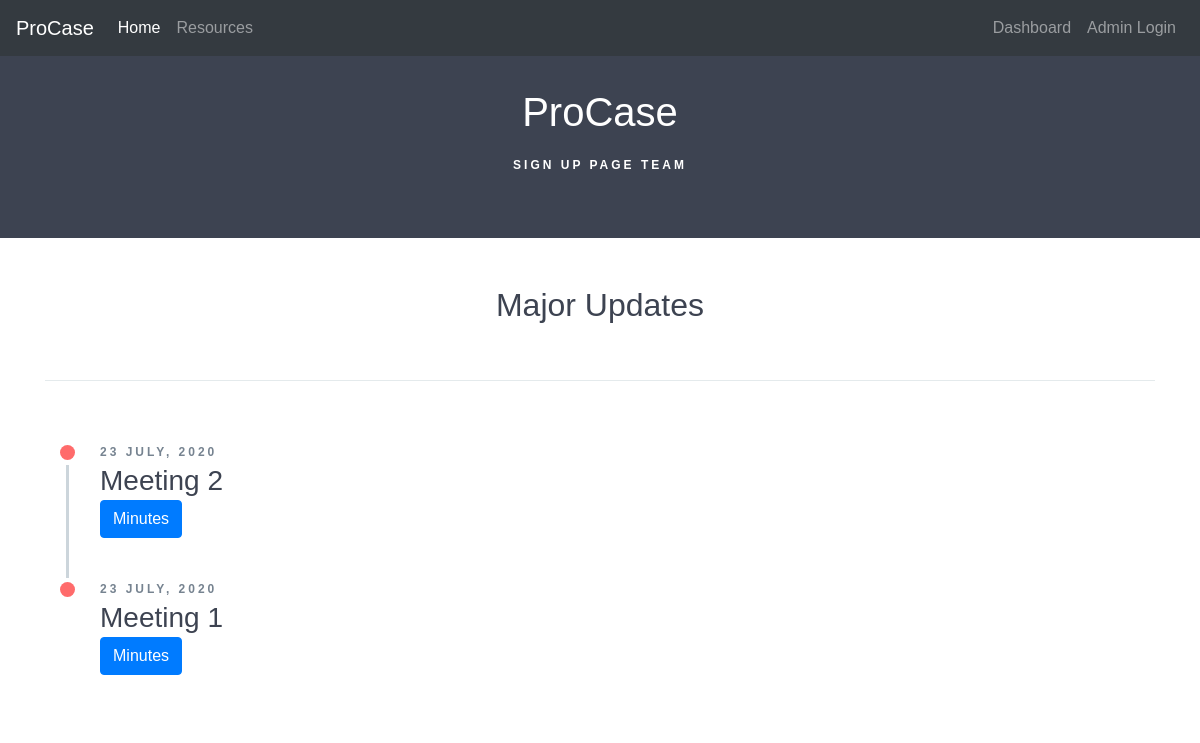
Before: / with the older database file.
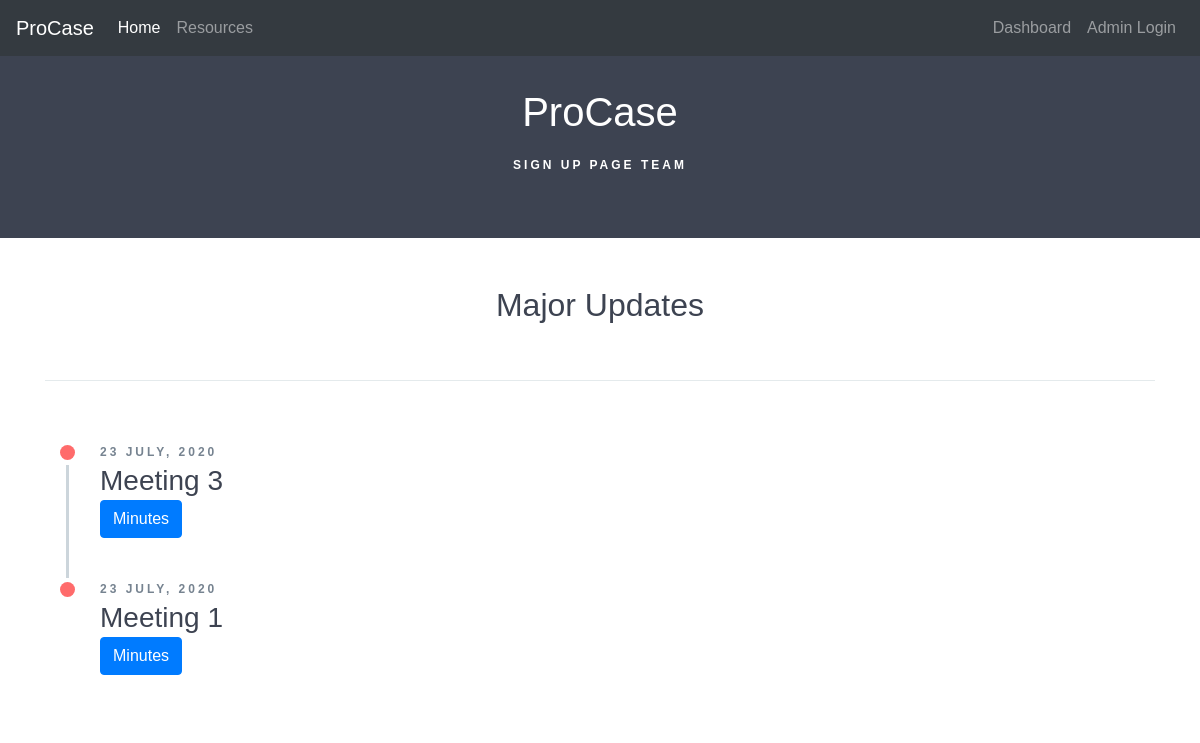
After: the same page with the newer database file.
### app.py (models this page shows)
class updates(db.Model):
    id    = db.Column(db.Integer,primary_key =True)
    title = db.Column(db.String(50))
    content = db.Column(db.Text)
    date_posted = db.Column(db.DateTime)

### app.py (the view)
@app.route('/')
def home():
    posts = updates.query.all()
    return render_template("index.html",posts=posts)

### templates/index.html (shortened to what this page needs)
{% extends 'layout.html' %}
{% block header %}
<div class="form-group">
</div>
<div class="example-header">
    <h1 class="text-center">ProCase </h1>
    <p>Sign Up Page Team </p>
</div>
{% endblock %}
{% block body %}
<div class="container">
    <div class="row example-basic">
        <div class="col-md-12 example-title">
            <h2>Major Updates</h2>
        </div>
        <div class="col-xs-10 col-xs-offset-1 col-sm-8 col-sm-offset-2">
            <ul class="timeline">
                {% for post in posts|reverse %}
                <li class="timeline-item">
                    {%if (post.id%2)==0%}
                    <div class="timeline-info js--fadeInLeft">
                        <span>{{post.date_posted.strftime("%d %B, %Y")}}</span>
                    </div>
                    <div class="timeline-marker"></div>
                    <div class="timeline-content js--fadeInLeft" >
                        <h3 class="timeline-title">{{post.title}}</h3>
                        <button class="btn btn-primary" onclick="toggle_visibility('{{post.id}}');">Minutes</button>
                    </div>
                    {% else %}
                    <div class="timeline-info js--fadeInRight">
                        <span>{{post.date_posted.strftime("%d %B, %Y")}}</span>
                    </div>
                    <div class="timeline-marker"></div>
                    <div class="timeline-content js--fadeInRight" >
                        <h3 class="timeline-title">{{post.title}}</h3>
                        <button class="btn btn-primary" onclick="toggle_visibility('{{post.id}}');">Minutes</button>
                    {% endif %}
                </li>
                {% endfor %}
            </ul>
        </div>
    </div>
</div>
{% endblock %}

Changed rows visible on the page:
changed updates: title "Meeting 2" → "Meeting 3"
